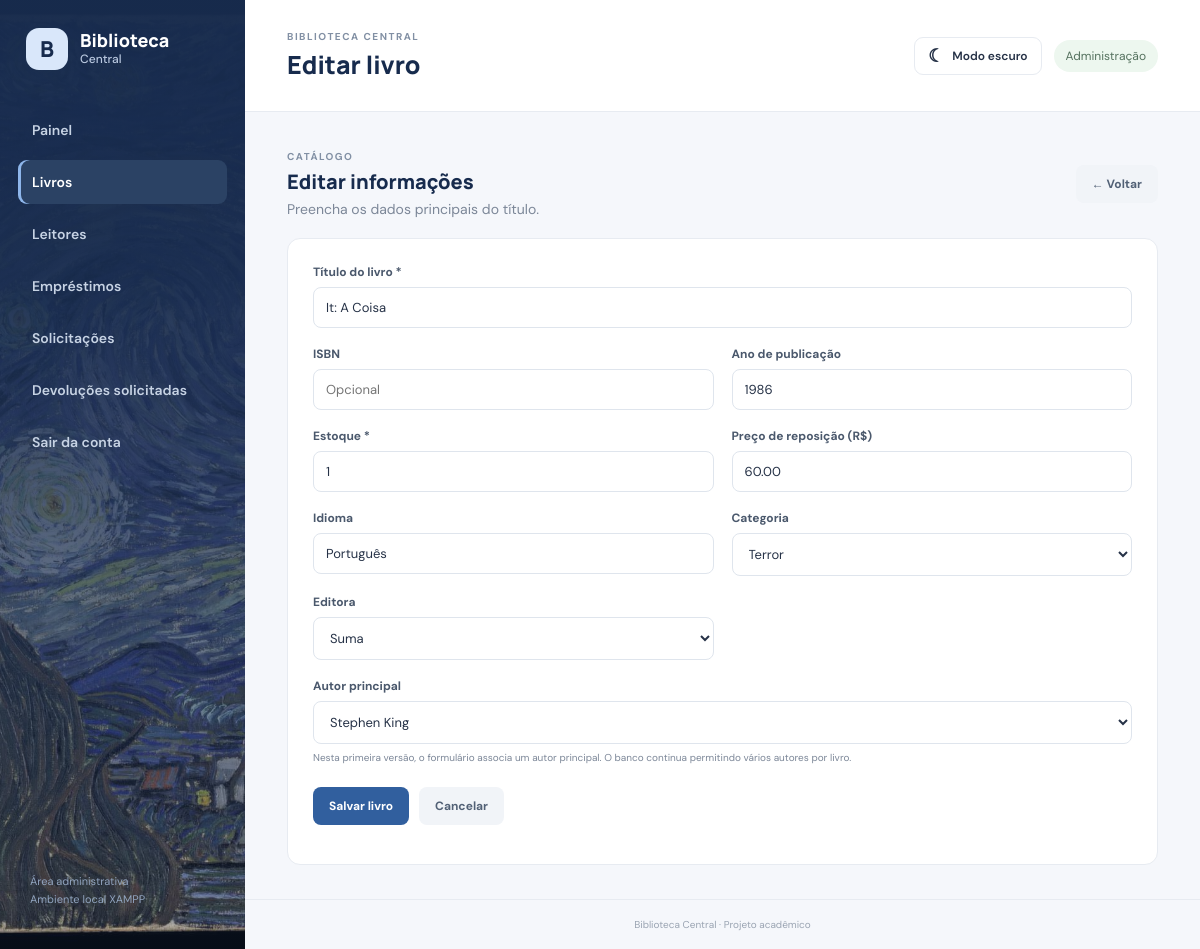
The page /livros/editar.php?id=2 (signed in) on the database its author committed.
### tables this page shows
CREATE TABLE `livro` (
  `id_livro` int(11) NOT NULL,
  `titulo` varchar(200) NOT NULL,
  `isbn` varchar(20) DEFAULT NULL,
  `ano_publicacao` smallint(6) DEFAULT NULL,
  `estoque` int(11) NOT NULL DEFAULT 1,
  `preco_reposicao` decimal(10,2) NOT NULL DEFAULT 50.00,
  `idioma` varchar(40) NOT NULL DEFAULT 'Português',
  `ativo` tinyint(1) NOT NULL DEFAULT 1,
  `criado_em` datetime NOT NULL DEFAULT current_timestamp(),
  `id_editora` int(11) DEFAULT NULL,
  `id_categoria` int(11) DEFAULT NULL
);

CREATE TABLE `categoria` (
  `id_categoria` int(11) NOT NULL,
  `nome` varchar(80) NOT NULL,
  `descricao` text DEFAULT NULL
);

CREATE TABLE `editora` (
  `id_editora` int(11) NOT NULL,
  `nome` varchar(120) NOT NULL,
  `telefone` varchar(30) DEFAULT NULL
);

### livros/editar.php (called while the page is built, shortened)
<?php
require_once __DIR__.'/../config/conexao.php';
require __DIR__ . '/formulario.php';

### livros/formulario.php (the view, shortened to what this page needs)
<?php
require_once __DIR__ . '/../config/conexao.php';
$id = isset($_GET['id']) ? (int)$_GET['id'] : 0;
$livro = ['titulo'=>'','isbn'=>'','ano_publicacao'=>'','estoque'=>1,'preco_reposicao'=>'50.00','idioma'=>'Português','id_editora'=>'','id_categoria'=>'','id_autor'=>''];
if ($id) {
    $st = $pdo->prepare("SELECT * FROM livro WHERE id_livro = ?");
    $st->execute([$id]);
    $livro = $st->fetch();
    $st = $pdo->prepare("SELECT id_autor FROM livro_autor WHERE id_livro = ? LIMIT 1");
    $st->execute([$id]);
    $livro['id_autor'] = $st->fetchColumn() ?: '';
}
$editoras = $pdo->query("SELECT id_editora, nome FROM editora ORDER BY nome")->fetchAll();
$categorias = $pdo->query("SELECT id_categoria, nome FROM categoria ORDER BY nome")->fetchAll();
$autores = $pdo->query("SELECT id_autor, nome FROM autor ORDER BY nome")->fetchAll();
?>
<div class="section-heading"><div><span class="eyebrow">CATÁLOGO</span><h2><?= $id ? 'Editar informações' : 'Adicionar ao acervo' ?></h2><p class="muted">Preencha os dados principais do título.</p></div><a class="button button-ghost" href="index.php">← Voltar</a></div>
<div class="panel form-panel">
<form method="post" action="salvar.php" class="form-grid">
<label class="field field-wide">Título do livro *<input name="titulo" required maxlength="200" value="<?= e($livro['titulo']) ?>"></label>
<label class="field">ISBN<input name="isbn" maxlength="20" value="<?= e($livro['isbn']) ?>" placeholder="Opcional"></label>
<label class="field">Ano de publicação<input name="ano_publicacao" type="number" min="1" max="2100" value="<?= e($livro['ano_publicacao']) ?>"></label>
<label class="field">Estoque *<input name="estoque" type="number" min="0" required value="<?= e($livro['estoque']) ?>"></label>
<label class="field">Preço de reposição (R$)<input name="preco_reposicao" type="number" min="0" step="0.01" required value="<?= e($livro['preco_reposicao']) ?>"></label>
<label class="field">Idioma<input name="idioma" maxlength="60" value="<?= e($livro['idioma']) ?>"></label>
<label class="field">Categoria<select name="id_categoria"><option value="">Não informada</option><?php foreach($categorias as $c): ?><option value="<?= $c['id_categoria'] ?>" <?= (string)$livro['id_categoria']===(string)$c['id_categoria']?'selected':'' ?>><?= e($c['nome']) ?></option><?php endforeach; ?></select></label>
<label class="field">Editora<select name="id_editora"><option value="">Não informada</option><?php foreach($editoras as $ed): ?><option value="<?= $ed['id_editora'] ?>" <?= (string)$livro['id_editora']===(string)$ed['id_editora']?'selected':'' ?>><?= e($ed['nome']) ?></option><?php endforeach; ?></select></label>
<label class="field field-wide">Autor principal<select name="id_autor"><option value="">Não informado</option><?php foreach($autores as $a): ?><option value="<?= $a['id_autor'] ?>" <?= (string)$livro['id_autor']===(string)$a['id_autor']?'selected':'' ?>><?= e($a['nome']) ?></option><?php endforeach; ?></select><small class="muted">Nesta primeira versão, o formulário associa um autor principal. O banco continua permitindo vários autores por livro.</small></label>
<div class="form-actions field-wide"><button class="button button-primary">Salvar livro</button><a class="button button-ghost" href="index.php">Cancelar</a></div>
</form></div>

### biblioteca_central_sistema/assets/css/style.css (style rules this page uses)
* { box-sizing: border-box; }
body { margin: 0; background: var(--bg); color: var(--ink); font-family: "DM Sans",Arial,sans-serif; font-size: 14px; }
.eyebrow { font-size: 10px; letter-spacing: 1.5px; color: #8290a4; font-weight: 700; }
.stat-card,.panel,.quick-card { background: #fff; border: 1px solid var(--line); border-radius: 13px; }
.section-heading { display: flex; justify-content: space-between; align-items: center; gap: 16px; margin: 4px 0 20px; }
.section-heading h2 { font: 800 20px Manrope; color: var(--navy); margin: 5px 0; }
.section-heading p { margin: 5px 0 0; }
.muted { color: var(--muted); }
.button { display: inline-flex; align-items: center; justify-content: center; border: 0; border-radius: 8px; padding: 11px 16px; text-decoration: none; font: 700 12px "DM Sans"; cursor: pointer; white-space: nowrap; }
.button-primary { background: var(--blue); color: #fff; }
.button-ghost { background: #f1f4f8; color: #526176; }
.search-bar input,.field input,.field select { width: 100%; border: 1px solid #dfe5ed; border-radius: 8px; padding: 11px 12px; background: #fff; color: var(--ink); font: 13px "DM Sans"; outline: none; }
.form-panel { padding: 25px; }
.form-grid { display: grid; grid-template-columns: repeat(2,minmax(0,1fr)); gap: 18px; }
.field { display: flex; flex-direction: column; gap: 7px; font-weight: 700; font-size: 12px; color: #4a586c; }
.field-wide { grid-column: 1/-1; }
.field small { font-weight: 400; }
.form-actions { display: flex; gap: 10px; padding-top: 5px; }

### rows shown on the page
livro: titulo "It: A Coisa", ano_publicacao "1986", estoque "1", preco_reposicao "60.00", idioma "Português", id_categoria "Terror", id_editora "Suma"

### other values the page prints
$nome "Painel"
$nome "Livros"
$nome "Leitores"
$nome "Empréstimos"
$nome "Solicitações"
$nome "Devoluções solicitadas"
$titulo "Editar livro"
form field id_autor "Stephen King"
